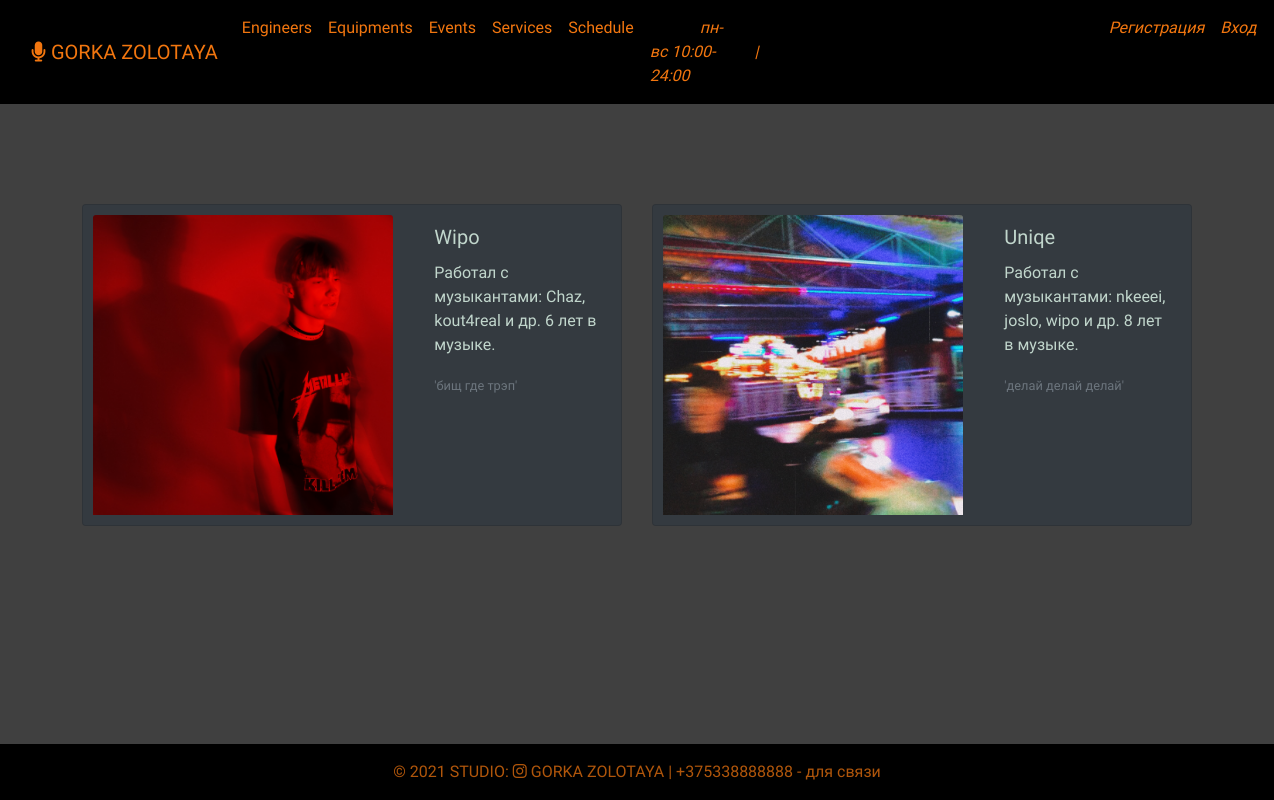
The app's page /engineer with its own data.
### studio/models.py (models this page shows, shortened)
class Studio(models.Model):
    name = models.CharField(max_length=20,blank=True,null=True,default=None)
    description = models.TextField(blank=True, null=True,default=None)
    address = models.CharField(max_length=128, blank=True,null=True,default=None)
    phone_number = models.CharField(max_length=64, blank=True,null=True,default=None)
    work_time = models.CharField(max_length=128, blank=True,null=True,default=None)
    is_active = models.BooleanField(default=True)
    created = models.DateTimeField(auto_now_add=True, auto_now=False)
    updated = models.DateTimeField(auto_now_add=False,auto_now=True)
    opening_days_hours = models.CharField(max_length=128, blank=True,null=True,default=None)
    class Meta:
        verbose_name = 'Студия звукозаписи'
        verbose_name_plural = 'Студии звукозаписи'

class SoundEngineer(models.Model):
    name = models.CharField(max_length=20,blank=True,null=True,default=None)
    description = models.TextField(blank=True,null=True,default=None)
    image = models.ImageField(upload_to='sound_engineer_image')
    studio = models.ForeignKey(Studio,on_delete=models.DO_NOTHING,blank=True,null=True,default=None)
    is_active = models.BooleanField(default=True)
    created = models.DateTimeField(auto_now_add=True,auto_now=False)
    updated = models.DateTimeField(auto_now_add=False,auto_now=True)
    quote = models.CharField(max_length=100,blank=True,null=True,default=None)
    class Meta:
        verbose_name = 'Звуковой инженер'
        verbose_name_plural = 'Звуковые инженеры'

### studio/views.py (the view)
# urls.py: path('engineer',engineer,name='engineer'),
def engineer(request):
    engineer1 = SoundEngineer.objects.all()[0]
    engineer2 = SoundEngineer.objects.all()[1]
    studio = Studio.objects.get(id=1)
    return render(request,'engineer.html',{'engineer1': engineer1, 'engineer2':engineer2,'studio': studio})

### templates/engineer.html (shortened to what this page needs)
{% extends 'base.html' %}
{% block content %}
    <div class="container">
        <div class="row">
            <div class="col-lg-6" >
                <div class="card text-white bg-dark " style="max-width: 540px; margin-top: 100px;" >
                  <div class="row">
                        <div class="col-lg-7 ">
                          <img src="{{ engineer2.image.url }}" class="card-img-top" style="margin: 10px; width: 300px; height: 300px;">
                        </div>
                        <div class="col-lg-5" >
                          <div class="card-body" style="font-family: 'Orelega One', cursive; color: #c1d6cc">
                            <h5 class="card-title">{{ engineer2.name }}</h5>
                            <p class="card-text">{{ engineer2.description }}</p>
                            <p class="card-text"><small class="text-muted">'{{ engineer2.quote }}'</small></p>
                          </div>
                        </div>
                  </div>
                </div>
            </div>
            <div class="col-lg-6" >
                <div class="card text-white bg-dark " style="max-width: 540px; margin-top: 100px;" >
                  <div class="row">
                        <div class="col-lg-7">
                          <img src="{{ engineer1.image.url }}" class="card-img-top" style="margin: 10px; width: 300px; height: 300px;">
                        </div>
                        <div class="col-lg-5" >
                          <div class="card-body" style="font-family: 'Orelega One', cursive; color: #c1d6cc">
                            <h5 class="card-title">{{ engineer1.name }}</h5>
                            <p class="card-text">{{ engineer1.description }}</p>
                            <p class="card-text"><small class="text-muted">'{{ engineer1.quote }}'</small></p>
                          </div>
                        </div>
                  </div>
                </div>
            </div>
        </div>
    </div>
{% endblock %}

### templates/base.html (shortened to what this page needs)
<!DOCTYPE html>
{% load static %}
<html lang="en">
<head>
    <link rel="stylesheet" href="https://cdn.jsdelivr.net/npm/bootstrap@4.6.0/dist/css/bootstrap.min.css">
    <link rel = "stylesheet" href="{%  static 'style.css'  %}" >
</head>
<body>
    <nav class="navbar navbar-expand-lg  bg-gradient " style="background-color: black; font-family: 'Original Surfer', cursive; color: #c1d6cc">
      <div class="container-fluid bg-gradient" >
        <a class="navbar-brand" style="color: rgba(255,124,16,0.95)" href="{% url 'home' %}"> <i class="fa fa-microphone" aria-hidden="true"></i> {{ studio.name | upper}} </a>
        <div class="collapse navbar-collapse" id="navbarText">
          <ul class="navbar-nav me-auto mb-2 mb-lg-0">
            <li class="nav-item">
              <a class="nav-link active" aria-current="page" style="color: rgba(255,124,16,0.95)" href="{% url 'engineer' %}">Engineers</a>
            </li>
            <li class="nav-item">
              <a class="nav-link active" aria-current="page" style="color: rgba(255,124,16,0.95)" href="{% url 'equipment' %}">Equipments</a>
            </li>
              <li class="nav-item">
              <a class="nav-link active" aria-current="page" style="color: rgba(255,124,16,0.95)" href="{% url 'event' %}">Events</a>
            </li>
             <li class="nav-item">
              <a class="nav-link active" aria-current="page" style="color: rgba(255,124,16,0.95)" href="{% url 'service' %}">Services</a>
            </li>
              <li class="nav-item">
                  {% if request.user.is_authenticated %}
                    <a class="nav-link active" aria-current="page" style="color: rgba(255,124,16,0.95)" href="{% url 'studiodate' %}">Schedule</a>
                  {% else %}
                    <a class="nav-link active" aria-current="page" style="color: rgba(255,124,16,0.95)" href="#">Schedule</a>
                  {% endif %}
            </li>
              <li class="nav-item">
                 <a class="nav-link"  style="color: rgba(255,124,16,0.95)"> <em style="margin-left: 50px">{{ studio.opening_days_hours }} </em> </a>
              </li>
            {% if request.user.is_authenticated %}
                <li class="nav-item">
                 <a class="nav-link"  style="color: rgba(255,124,16,0.95)"> <em style="margin-left: 100px">Добро пожаловать, {{ user.username }} ! &nbsp | </em>  </a>
              </li>
                <li class="nav-item">
                 <a class="nav-link"  href="{% url 'logout' %}" style="color: rgba(255,124,16,0.95)"> <em>Выйти</em>  </a>
              </li>
            {% else %}
                <li class="nav-item">
                 <a class="nav-link"  href="{% url 'register' %}" style="color: rgba(255,124,16,0.95)"> <em style="margin-left: 370px"> Регистрация  &nbsp &nbsp |</em>  </a>
                </li>
                <li class="nav-item">
                 <a class="nav-link"  href="{% url 'login' %}" style="color: rgba(255,124,16,0.95)"> <em>  Вход  </em>  </a>
              </li>
            {% endif %}
          </ul>
        </div>
      </div>
    </nav>
    {% block content %}
    {% endblock %}
    <footer class="bg-light text-center text-lg-start  bg-gradient" style="bottom: 0; position: absolute; width: 100%; font-family: 'Original Surfer', cursive; color: #c1d6cc">
      <div class="text-center p-3" style="background-color: black; color: rgba(255,124,16,0.69); margin-bottom: 0px;" >
        © 2021 STUDIO:
        <a class="text" style="color: rgba(255,124,16,0.69)" href="https://www.instagram.com/n.ooyo/"> <i class="fa fa-instagram" aria-hidden="true"></i> GORKA ZOLOTAYA</a>
          | {{ studio.phone_number }} - для связи
      </div>
    </footer>
</body>
</html>

### static/css/style.css (style rules this page uses)
* { margin: 0; box-sizing: border-box; }
body { background-color: rgba(0,0,0,0.75); font-family: 'Montserrat Alternates', sans-serif; }

### records on screen
Studio: name "GORKA ZOLOTAYA", opening_days_hours "пн-вс 10:00-24:00", phone_number "+375338888888"
SoundEngineer: image (picture), name "Wipo", description "Работал с музыкантами: Chaz, kout4real и др. 6 лет в музыке.", quote "бищ где трэп"
SoundEngineer: image (picture), name "Uniqe", description "Работал с музыкантами: nkeeei, joslo, wipo и др. 8 лет в музыке.", quote "делай делай делай"
